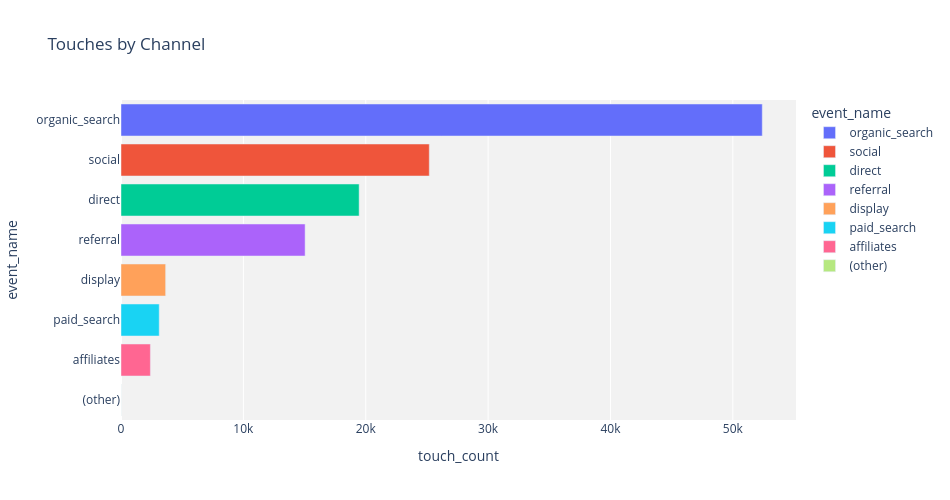

The code cell stored with this chart in its notebook:
### Code cell
## use visualization package to make a bar chart

bar_fig = px.bar(viz_df
                 ,x='touch_count'
                 ,y='event_name'
                 ,title='Touches by Channel'
                 ,color=viz_df['event_name']
                 )

bar_fig.update_layout(width=950
                      ,height=500
                      ,yaxis={'categoryorder': 'total ascending'}
                      ,plot_bgcolor='#f2f2f2') 

bar_fig.show()

### Figure 1 — Plotly figure (JSON) as saved in the notebook; plotly's stock layout.template omitted (floating-point values rounded to 4 significant figures)
{"data": [{"alignmentgroup": "True", "hovertemplate": "event_name=%{y}<br>touch_count=%{x}<extra></extra>", "legendgroup": "organic_search", "marker": {"color": "#636efa", "pattern": {"shape": ""}}, "name": "organic_search", "offsetgroup": "organic_search", "orientation": "h", "showlegend": true, "textposition": "auto", "type": "bar", "x": [52405], "xaxis": "x", "y": ["organic_search"], "yaxis": "y"}, {"alignmentgroup": "True", "hovertemplate": "event_name=%{y}<br>touch_count=%{x}<extra></extra>", "legendgroup": "social", "marker": {"color": "#EF553B", "pattern": {"shape": ""}}, "name": "social", "offsetgroup": "social", "orientation": "h", "showlegend": true, "textposition": "auto", "type": "bar", "x": [25194], "xaxis": "x", "y": ["social"], "yaxis": "y"}, {"alignmentgroup": "True", "hovertemplate": "event_name=%{y}<br>touch_count=%{x}<extra></extra>", "legendgroup": "direct", "marker": {"color": "#00cc96", "pattern": {"shape": ""}}, "name": "direct", "offsetgroup": "direct", "orientation": "h", "showlegend": true, "textposition": "auto", "type": "bar", "x": [19461], "xaxis": "x", "y": ["direct"], "yaxis": "y"}, {"alignmentgroup": "True", "hovertemplate": "event_name=%{y}<br>touch_count=%{x}<extra></extra>", "legendgroup": "referral", "marker": {"color": "#ab63fa", "pattern": {"shape": ""}}, "name": "referral", "offsetgroup": "referral", "orientation": "h", "showlegend": true, "textposition": "auto", "type": "bar", "x": [15046], "xaxis": "x", "y": ["referral"], "yaxis": "y"}, {"alignmentgroup": "True", "hovertemplate": "event_name=%{y}<br>touch_count=%{x}<extra></extra>", "legendgroup": "display", "marker": {"color": "#FFA15A", "pattern": {"shape": ""}}, "name": "display", "offsetgroup": "display", "orientation": "h", "showlegend": true, "textposition": "auto", "type": "bar", "x": [3647], "xaxis": "x", "y": ["display"], "yaxis": "y"}, {"alignmentgroup": "True", "hovertemplate": "event_name=%{y}<br>touch_count=%{x}<extra></extra>", "legendgroup": "paid_search", "marker": {"color": "#19d3f3", "pattern": {"shape": ""}}, "name": "paid_search", "offsetgroup": "paid_search", "orientation": "h", "showlegend": true, "textposition": "auto", "type": "bar", "x": [3122], "xaxis": "x", "y": ["paid_search"], "yaxis": "y"}, {"alignmentgroup": "True", "hovertemplate": "event_name=%{y}<br>touch_count=%{x}<extra></extra>", "legendgroup": "affiliates", "marker": {"color": "#FF6692", "pattern": {"shape": ""}}, "name": "affiliates", "offsetgroup": "affiliates", "orientation": "h", "showlegend": true, "textposition": "auto", "type": "bar", "x": [2402], "xaxis": "x", "y": ["affiliates"], "yaxis": "y"}, {"alignmentgroup": "True", "hovertemplate": "event_name=%{y}<br>touch_count=%{x}<extra></extra>", "legendgroup": "(other)", "marker": {"color": "#B6E880", "pattern": {"shape": ""}}, "name": "(other)", "offsetgroup": "(other)", "orientation": "h", "showlegend": true, "textposition": "auto", "type": "bar", "x": [6], "xaxis": "x", "y": ["(other)"], "yaxis": "y"}], "layout": {"barmode": "relative", "height": 500, "legend": {"title": {"text": "event_name"}, "tracegroupgap": 0}, "plot_bgcolor": "#f2f2f2", "title": {"text": "Touches by Channel"}, "width": 950, "xaxis": {"anchor": "y", "autorange": true, "domain": [0, 1], "range": [0, 55160.0], "title": {"text": "touch_count"}, "type": "linear"}, "yaxis": {"anchor": "x", "autorange": true, "categoryarray": ["(other)", "affiliates", "paid_search", "display", "referral", "direct", "social", "organic_search"], "categoryorder": "total ascending", "domain": [0, 1], "range": [-0.5, 7.5], "title": {"text": "event_name"}, "type": "category"}}}
